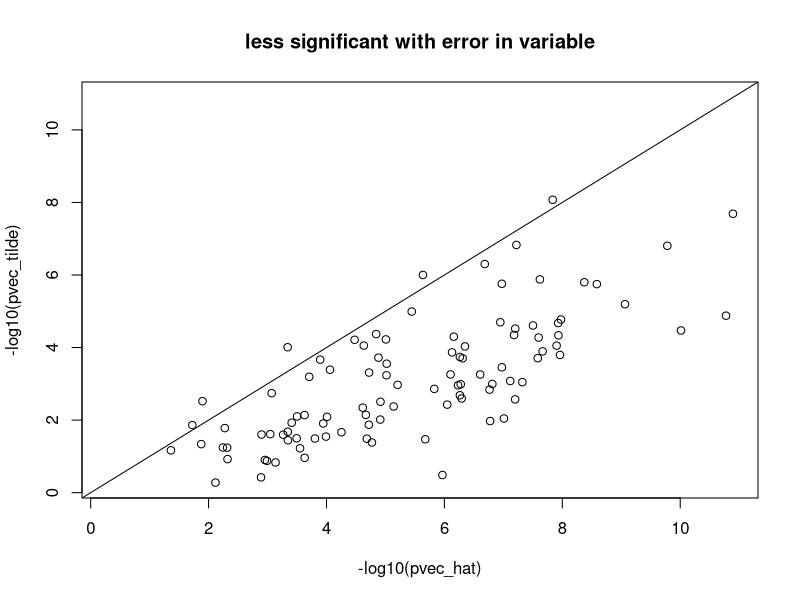
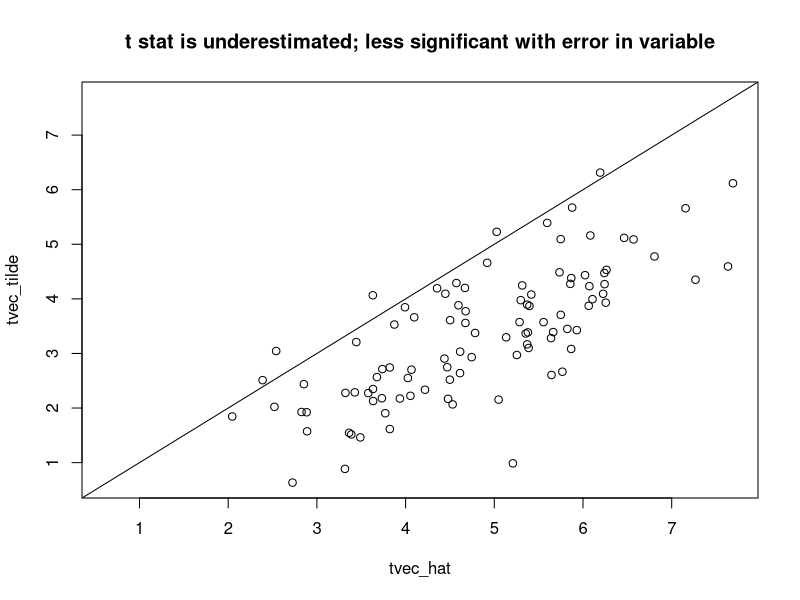
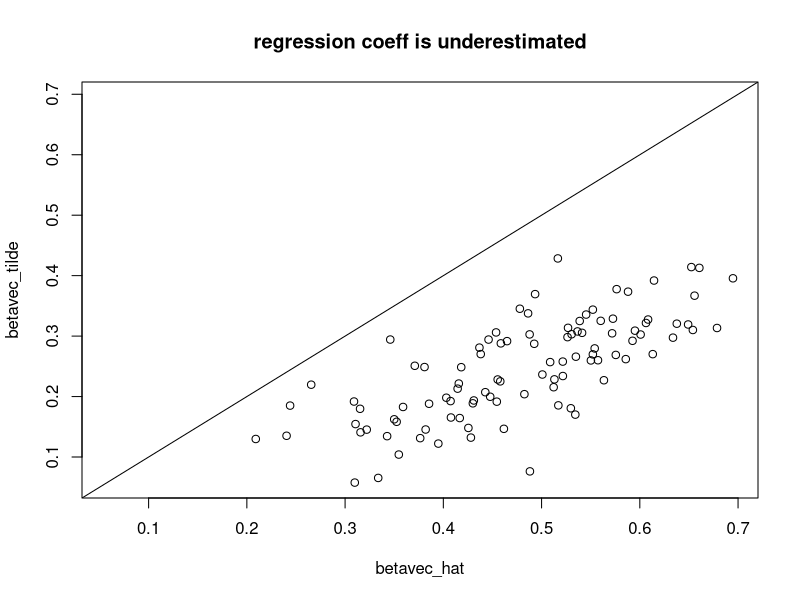

Write the R code that produced these figures, in order.
## ---- chunk 1

nsim = 100

beta = 0.5
nsam = 98

epsiY = rnorm(nsam,mean=0,sd=1)
epsiT = rnorm(nsam,mean=0,sd=1)
Tsim = rnorm(nsam)
Ysim = beta * Tsim + epsiY
Ttilde = Tsim + epsiT

fit_tilde = summary(lm(Ysim ~ Ttilde))
fit_sim = summary(lm(Ysim ~ Tsim))

pvec_tilde=rep(NA,nsim)
tvec_tilde=rep(NA,nsim)
betavec_tilde = rep(NA,nsim)

pvec_hat=rep(NA,nsim)
tvec_hat=rep(NA,nsim)
betavec_hat = rep(NA,nsim)

for(ss in 1:nsim)
{
epsiY = rnorm(nsam,mean=0,sd=1)
epsiT = rnorm(nsam,mean=0,sd=1)
Tsim = rnorm(nsam)
Ysim = beta * Tsim + epsiY
Ttilde = Tsim + epsiT

coef_tilde = coef(summary(lm(Ysim ~ Ttilde)))
coef_hat = coef(summary(lm(Ysim ~ Tsim)))

pvec_tilde[ss] = coef_tilde[2,"Pr(>|t|)"]
tvec_tilde[ss] = coef_tilde[2,"t value"]
betavec_tilde[ss] = coef_tilde[2,"Estimate"]

pvec_hat[ss] = coef_hat[2,"Pr(>|t|)"]
tvec_hat[ss] = coef_hat[2,"t value"]
betavec_hat[ss] = coef_hat[2,"Estimate"]
}

rango=range(-log10(pvec_hat),-log10(pvec_tilde))
plot(-log10(pvec_hat),-log10(pvec_tilde),xlim=rango,ylim=rango); abline(0,1); title("less significant with error in variable")

rango=range(tvec_hat,tvec_tilde)
plot(tvec_hat,tvec_tilde,xlim=rango,ylim=rango); abline(0,1); title("t stat is underestimated; less significant with error in variable")

rango=range(betavec_hat,betavec_tilde)
plot(betavec_hat,betavec_tilde,xlim=rango,ylim=rango); abline(0,1);  title("regression coeff is underestimated")

